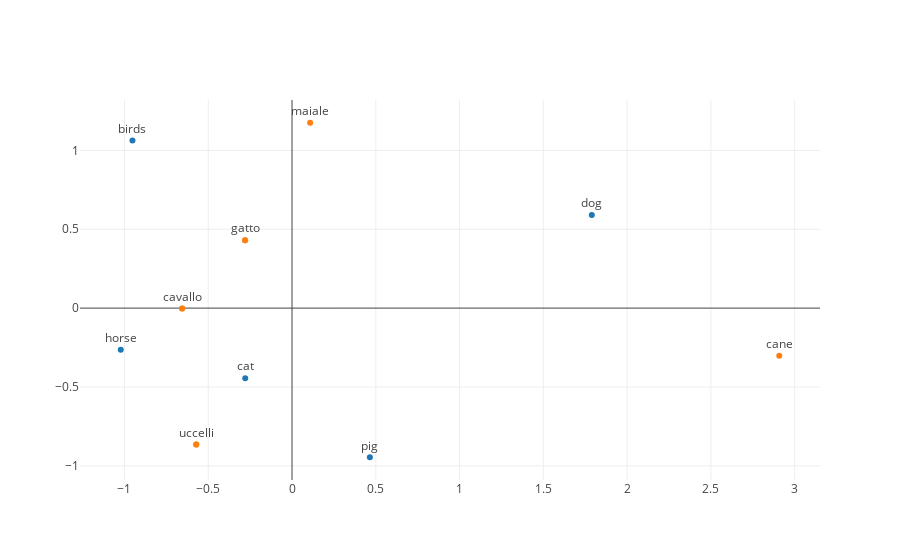

The notebook cell saved with this chart:
### Code cell
trace1 = Scatter(
    x = new_en_words_vec[:, 0],
    y = new_en_words_vec[:, 1],
    mode = 'markers+text',
    text = en_words,
    textposition = 'top'
)
trace2 = Scatter(
    x = new_it_words_vec[:, 0],
    y = new_it_words_vec[:, 1],
    mode = 'markers+text',
    text = it_words,
    textposition ='top'
)
layout = Layout(
    showlegend = False
)
data = [trace1, trace2]

fig = Figure(data=data, layout=layout)
plot_url = plotly.offline.iplot(fig, filename='relatie_position_for_animal.html')

### Figure 1 — Plotly figure (JSON) as saved in the notebook; plotly's stock layout.template omitted (floating-point values rounded to 4 significant figures)
{"data": [{"mode": "markers+text", "text": ["dog", "pig", "cat", "horse", "birds"], "textposition": "top", "type": "scatter", "x": [1.789, 0.4646, -0.2793, -1.022, -0.9524], "y": [0.5909, -0.9456, -0.4439, -0.2646, 1.063]}, {"mode": "markers+text", "text": ["cane", "maiale", "gatto", "cavallo", "uccelli"], "textposition": "top", "type": "scatter", "x": [2.908, 0.1081, -0.2802, -0.656, -0.5718, -0.5718, -0.656, -0.2802], "y": [-0.302, 1.175, 0.4307, -0.002618, -0.8648, -0.8648, -0.002618, 0.4307]}], "layout": {"showlegend": false}}
